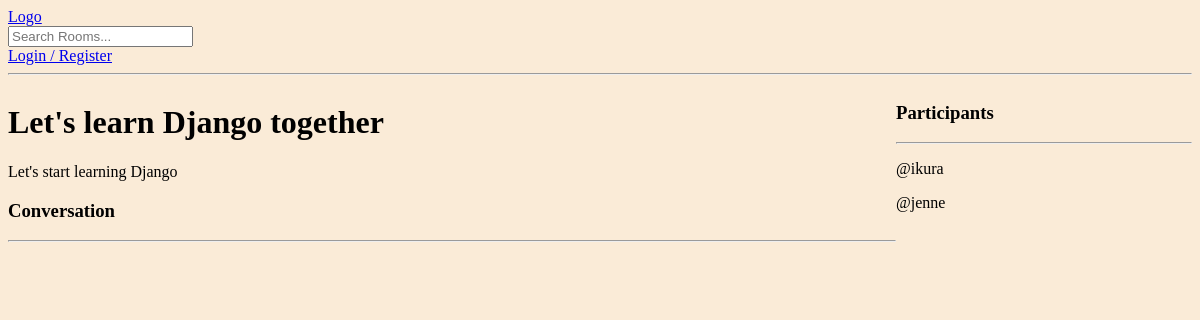
The page /room_page/4/ on the database as committed earlier.
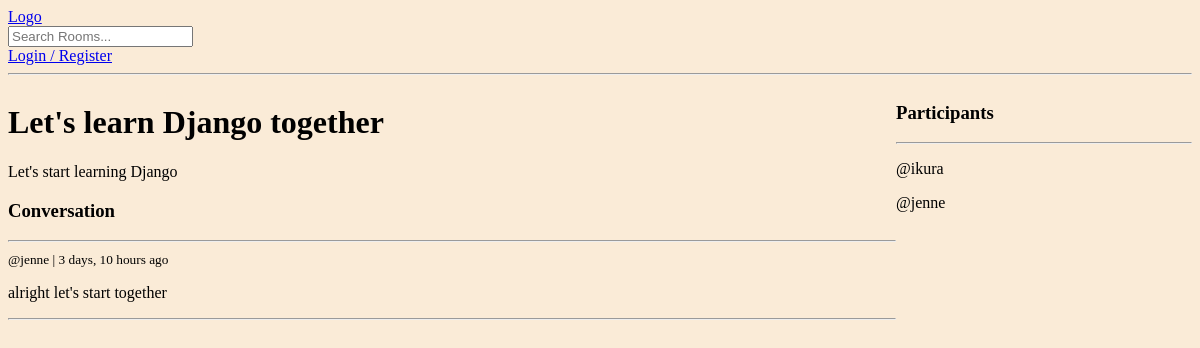
The same page on the database as committed later.
### base/models.py (models this page shows, shortened)
class Message(models.Model):
    user = models.ForeignKey(User, on_delete=models.CASCADE)
    room = models.ForeignKey(Room, on_delete=models.CASCADE)
    body = models.TextField()
    updated = models.DateTimeField(auto_now=True)
    created = models.DateTimeField(auto_now_add=True)
    class Meta:
        ordering = ['-updated', '-created']

### base/views.py (the view, shortened to what this page needs)
# urls.py: path('room_page/<str:pk>/', views.room, name="room"),
def room(request, pk):
    room = Room.objects.get(id=pk)
    room_messages = room.message_set.all()
    participants = room.participants.all()
    context= {'room': room, 'room_messages': room_messages, 'participants': participants}
    return render(request, 'base/room.html', context)

### base/templates/base/room.html (shortened to what this page needs)
{% extends 'main.html' %}
{% block body %}
<div class="room-container">
    <div>
        <h1>{{ room.name }}</h1>
        <p>{{room.description}}</p>
        <div class="comment-wrapper">
            <h3>Conversation</h3>
            <hr>
            {% for message in room_messages %}
                <div>
                    <small>@{{message.user}} | {{ message.created|timesince }} ago</small>
                    <p>{{ message.body }}</p>
                    <hr>
                </div>
            {% endfor %}
        </div>
    </div>
    <div>
        <h3>Participants</h3>
        <hr>
        {% for user in participants %}
            <div>
                <p>@{{user}}</p>
            </div>
        {% endfor %}
    </div>
</div>
{% endblock body %}

Rows that differ between the two databases and show on the page:
added Message: user "jenne", created "3 days, 10 hours", body "alright let's start together"
